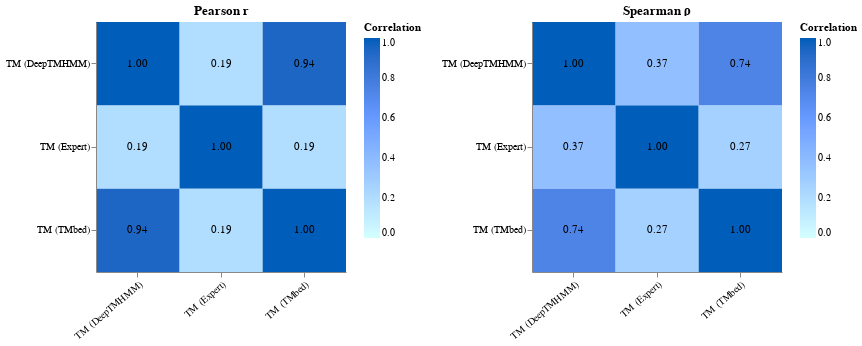

Source (notebook cell):
### Code cell
import pandas as pd
import altair as alt

# ------------------------------------------------------------------
# 2.  Helper → white-to-blue (“#005DB9”) gradient
# ------------------------------------------------------------------

nice_names = {
    "TM (Expert)":        "TM (Expert)",
    "TMbed_tm_count":     "TM (TMbed)",
    "DeepTMHMM_tm_count": "TM (DeepTMHMM)",
}

corr.rename(index=nice_names, columns=nice_names, inplace=True)
rho.rename(index=nice_names,  columns=nice_names,  inplace=True)

def make_heat(df, title):
    long = (
        df.reset_index()
          .melt(id_vars="index", var_name="x", value_name="value")
          .rename(columns={"index": "y"})
    )

    base = (
        alt.Chart(long, width=250, height=250)
        .encode(
            x=alt.X("x:N", title="", axis=alt.Axis(labelAngle=-40)),
            y=alt.Y("y:N", title=""),
        )
    )

    rect = base.mark_rect().encode(
        color=alt.Color(
            "value:Q",
            scale=alt.Scale(
                domain=[0, 1],
                range=["#FFFFFF", "#005DB9"]   # ← custom palette
            ),
            legend=alt.Legend(title="Correlation", orient="right"),
        )
    )

    text = base.mark_text(fontSize=11).encode(
        text=alt.Text("value:Q", format=".2f"),
        color=alt.value("black"),
    )

    return (rect + text).properties(title=title)

heat_corr = make_heat(corr, "Pearson r")
heat_rho  = make_heat(rho,  "Spearman ρ")

chart = (
    alt.hconcat(heat_corr, heat_rho)
       .resolve_scale(color="independent")
       .configure_view(stroke=None)
)

# Show in notebook / JupyterLab
chart.display()

# Export high-resolution PNGs (500 × 500 px each)
chart.save("correlation_plot.png", scale_factor=10)

print("✓ PNGs written with white–#005DB9 gradient.")

### Figure 1 — Vega-Lite specification as saved in the notebook (floating-point values rounded to 4 significant figures)
{"config": {"view": {"continuousWidth": 300, "continuousHeight": 300, "stroke": null}}, "hconcat": [{"layer": [{"mark": {"type": "rect"}, "encoding": {"color": {"field": "value", "legend": {"orient": "right", "title": "Correlation"}, "scale": {"domain": [0, 1], "range": ["#FFFFFF", "#005DB9"]}, "type": "quantitative"}, "x": {"axis": {"labelAngle": -40}, "field": "x", "title": "", "type": "nominal"}, "y": {"field": "y", "title": "", "type": "nominal"}}}, {"mark": {"type": "text", "fontSize": 11}, "encoding": {"color": {"value": "black"}, "text": {"field": "value", "format": ".2f", "type": "quantitative"}, "x": {"axis": {"labelAngle": -40}, "field": "x", "title": "", "type": "nominal"}, "y": {"field": "y", "title": "", "type": "nominal"}}}], "data": {"name": "data-5abe5b30c544b536acfe3bbfcc1bde0f"}, "height": 250, "title": "Pearson r", "width": 250}, {"layer": [{"mark": {"type": "rect"}, "encoding": {"color": {"field": "value", "legend": {"orient": "right", "title": "Correlation"}, "scale": {"domain": [0, 1], "range": ["#FFFFFF", "#005DB9"]}, "type": "quantitative"}, "x": {"axis": {"labelAngle": -40}, "field": "x", "title": "", "type": "nominal"}, "y": {"field": "y", "title": "", "type": "nominal"}}}, {"mark": {"type": "text", "fontSize": 11}, "encoding": {"color": {"value": "black"}, "text": {"field": "value", "format": ".2f", "type": "quantitative"}, "x": {"axis": {"labelAngle": -40}, "field": "x", "title": "", "type": "nominal"}, "y": {"field": "y", "title": "", "type": "nominal"}}}], "data": {"name": "data-72658a00938bc82c897ca2a4c3e19002"}, "height": 250, "title": "Spearman ρ", "width": 250}], "resolve": {"scale": {"color": "independent"}}, "$schema": "https://vega.github.io/schema/vega-lite/v5.16.3.json", "datasets": {"data-5abe5b30c544b536acfe3bbfcc1bde0f": [{"y": "TM (Expert)", "x": "TM (Expert)", "value": 1.0}, {"y": "TM (TMbed)", "x": "TM (Expert)", "value": 0.1921}, {"y": "TM (DeepTMHMM)", "x": "TM (Expert)", "value": 0.1935}, {"y": "TM (Expert)", "x": "TM (TMbed)", "value": 0.1921}, {"y": "TM (TMbed)", "x": "TM (TMbed)", "value": 1.0}, {"y": "TM (DeepTMHMM)", "x": "TM (TMbed)", "value": 0.9379}, {"y": "TM (Expert)", "x": "TM (DeepTMHMM)", "value": 0.1935}, {"y": "TM (TMbed)", "x": "TM (DeepTMHMM)", "value": 0.9379}, {"y": "TM (DeepTMHMM)", "x": "TM (DeepTMHMM)", "value": 1.0}], "data-72658a00938bc82c897ca2a4c3e19002": [{"y": "TM (Expert)", "x": "TM (Expert)", "value": 1.0}, {"y": "TM (TMbed)", "x": "TM (Expert)", "value": 0.2679}, {"y": "TM (DeepTMHMM)", "x": "TM (Expert)", "value": 0.3729}, {"y": "TM (Expert)", "x": "TM (TMbed)", "value": 0.2679}, {"y": "TM (TMbed)", "x": "TM (TMbed)", "value": 1.0}, {"y": "TM (DeepTMHMM)", "x": "TM (TMbed)", "value": 0.7389}, {"y": "TM (Expert)", "x": "TM (DeepTMHMM)", "value": 0.3729}, {"y": "TM (TMbed)", "x": "TM (DeepTMHMM)", "value": 0.7389}, {"y": "TM (DeepTMHMM)", "x": "TM (DeepTMHMM)", "value": 1.0}]}}
